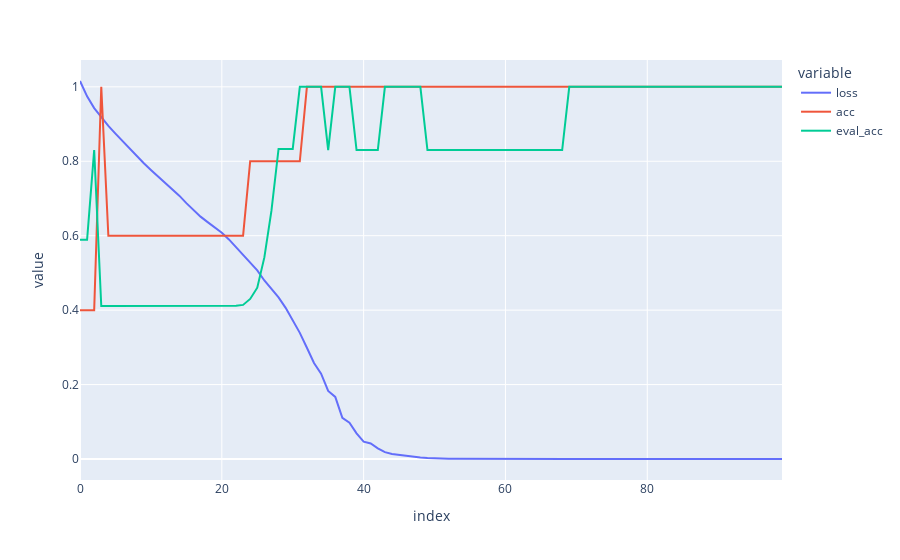

The code cell stored with this chart in its notebook:
### Code cell
px.line(results, y=["loss", "acc", "eval_acc"])
